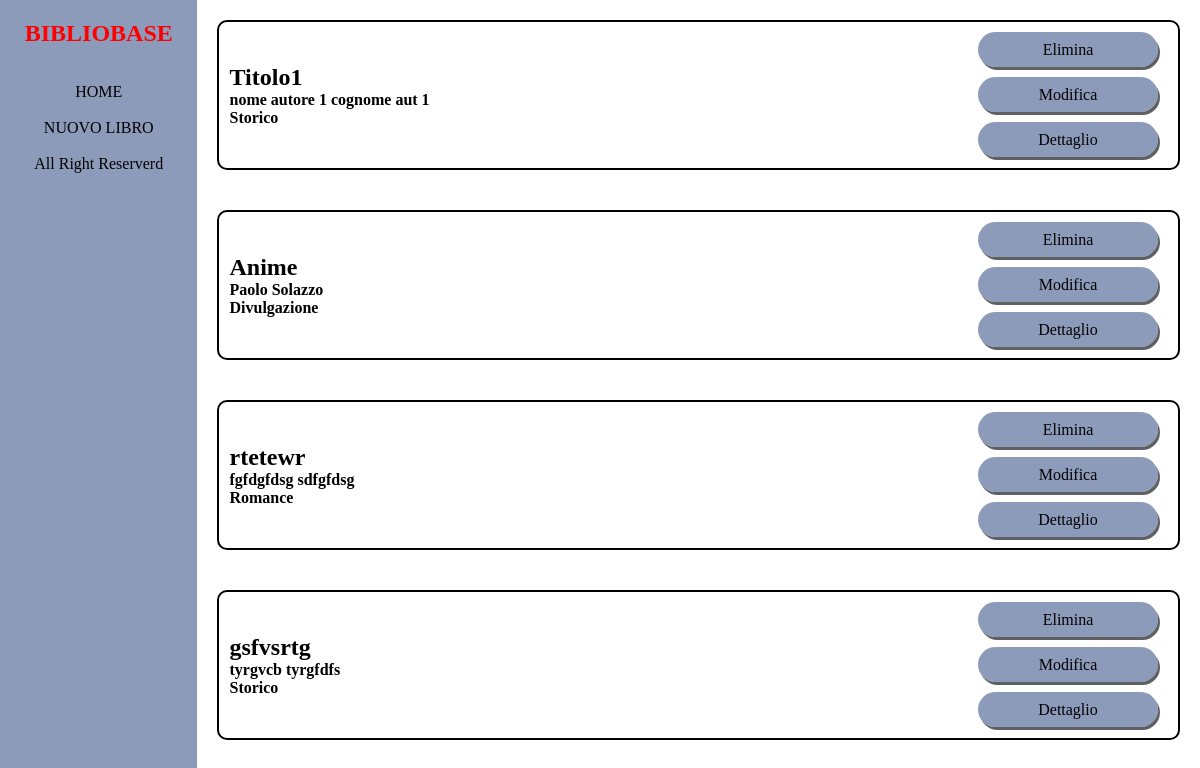
Before: /index/ with the older database file.
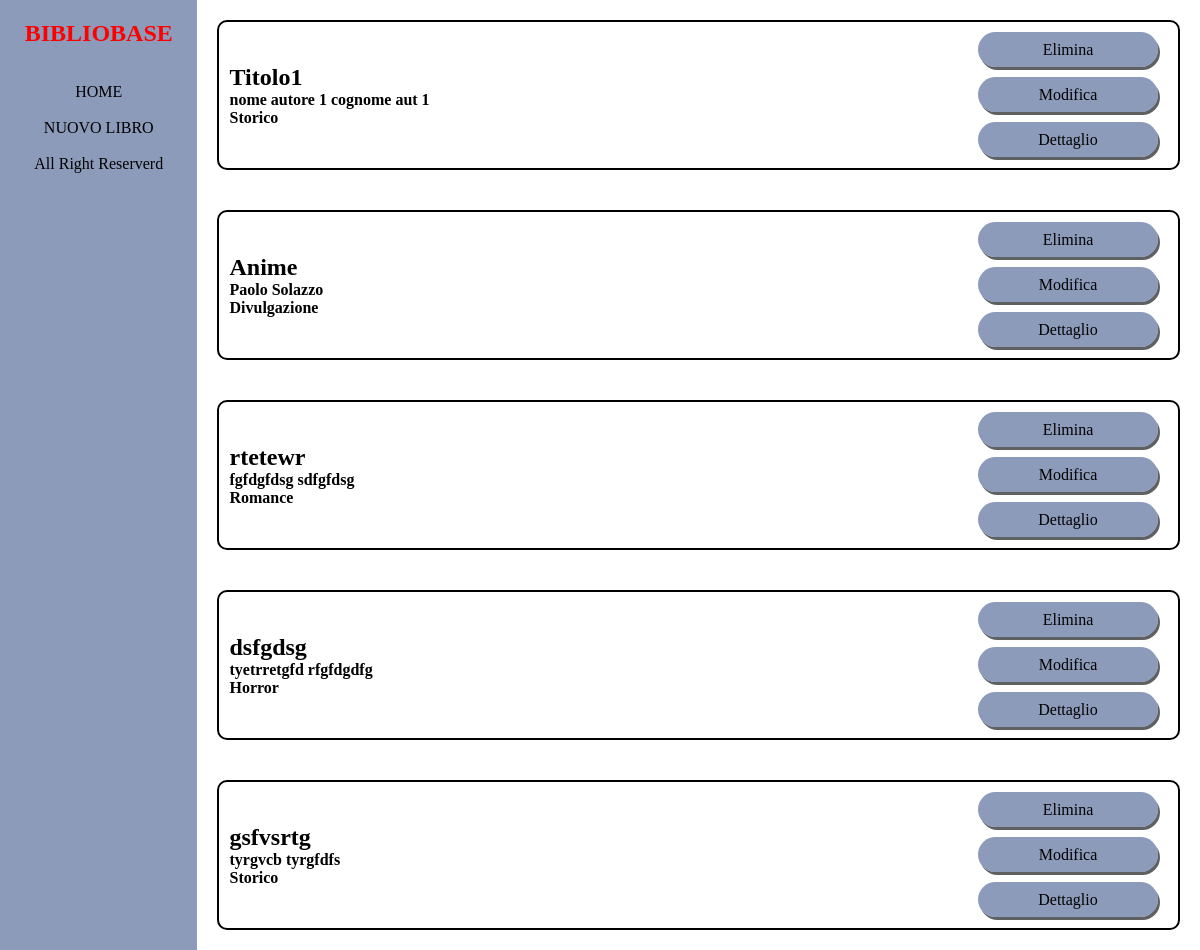
After: the same page with the newer database file.
### libri/models.py (models this page shows)
class NonSeriale(models.Model):
    CodLibro = models.CharField(max_length=4, primary_key=True)
    IDCollana = models.ForeignKey(Collane,on_delete=models.RESTRICT, blank=True, null=True)
    IDCasaEd = models.ForeignKey(CasaEditrice,on_delete=models.RESTRICT)
    IDAutoreCuratore = models.ForeignKey(TradAutCur,on_delete=models.RESTRICT)
    IDPostPrefazione = models.ForeignKey(PostfazionePre,on_delete=models.RESTRICT, blank=True, null=True)
    Straniero = models.BooleanField(default=False)
    TitoloOrig = models.CharField(max_length=256, blank=True, null=True)
    Titolo = models.CharField(max_length=256)
    Sottotitolo = models.CharField(max_length=256, blank=True, null=True)
    AnnoEd = models.IntegerField()
    Illustrazioni = models.BooleanField(default=False)
    ISBN = models.CharField(max_length=13)
    Genere = models.CharField(max_length=256)
    NumPub = models.IntegerField(blank=True, null=True)
    CopertinaRigida = models.BooleanField(default=False)
    Ristampa = models.BooleanField(default=False)
    nRistampa = models.IntegerField(blank=True, null=True)
    Edizione = models.IntegerField()
    NumPagine = models.IntegerField()
    Curatore = models.BooleanField(default=False)
    Traduttore = models.ForeignKey(TradAutCur,related_name='traduttoreN',on_delete = models.RESTRICT, blank=True, null=True)
    Critico = models.ForeignKey(TradAutCur,related_name='criticoN',on_delete = models.RESTRICT, blank=True, null=True)

class Seriale(models.Model):
    CodLibro = models.CharField(max_length=4, primary_key=True)
    IDCollana = models.ForeignKey(Collane,on_delete=models.RESTRICT, blank=True, null=True)
    IDCasaEd = models.ForeignKey(CasaEditrice,on_delete=models.RESTRICT)
    IDAutoreCuratore = models.ForeignKey(TradAutCur,on_delete=models.RESTRICT)
    IDPostPrefazione = models.ForeignKey(PostfazionePre,on_delete=models.RESTRICT, blank=True, null=True)
    Straniero = models.BooleanField(default=False)
    TitoloOrig = models.CharField(max_length=256, blank=True, null=True)
    Titolo = models.CharField(max_length=256)
    Sottotitolo = models.CharField(max_length=256, blank=True, null=True)
    AnnoEd = models.IntegerField()
    Illustrazioni = models.BooleanField(default=False)
    ISSN = models.CharField(max_length=8)
    Genere = models.CharField(max_length=256)
    NumPub = models.IntegerField(blank=True, null=True)
    CopertinaRigida = models.BooleanField(default=False)
    Ristampa = models.BooleanField(default=False)
    nRistampa = models.IntegerField(blank=True, null=True)
    Edizione = models.IntegerField()
    NumPagine = models.IntegerField()
    Curatore = models.BooleanField(default=False)
    Traduttore = models.ForeignKey(TradAutCur,related_name='traduttoreS',on_delete = models.RESTRICT, blank=True, null=True)
    Critico = models.ForeignKey(TradAutCur,related_name='criticoS',on_delete = models.RESTRICT, blank=True, null=True)

### libri/views.py (the view)
# urls.py: path('index/',views.HomePageView, name = 'base'),
def HomePageView(request):
    if request.method == 'GET':
        context=[]
        for record in NonSeriale.objects.raw("SELECT N.CodLibro,N.Titolo,T.NomeTr,T.CognomeTr,N.Genere FROM libri_NonSeriale N, libri_TradAutCur T WHERE N.IDAutoreCuratore_id=T.CodAutore"):
            elemento = objlist()
            elemento.inserimentoHome(record.Titolo,record.NomeTr+" "+record.CognomeTr,record.Genere,record.CodLibro)
            context.append(elemento)
        for record in Seriale.objects.raw("SELECT S.CodLibro,S.Titolo,T.NomeTr,T.CognomeTr,S.Genere FROM libri_Seriale S, libri_TradAutCur T WHERE S.IDAutoreCuratore_id=T.CodAutore"):
            elemento = objlist()
            elemento.inserimentoHome(record.Titolo,record.NomeTr+" "+record.CognomeTr,record.Genere,record.CodLibro)
            context.append(elemento)
        return render(request, 'base.html',{'context_list':context})
    else:
        print("Errore")

### libri/views.py (called while the page is built)
    def inserimentoHome(self,Titolo, Autore, Genere,Cod):
        self.Titolo = Titolo
        self.Autore = Autore
        self.Genere = Genere
        self.CodLibro = Cod

### templates/base.html (shortened to what this page needs)
{% load static %}
<!DOCTYPE html>
<html>
<head>
    <link rel="stylesheet" href="{% static './css/base_style.css' %}">
    <link rel="stylesheet" href="{% static './css/newBook-style.css' %}">
</head>
<body>
    <nav>
        <h2 style="color:red;">BIBLIOBASE</h2>
        <div class="links">
            <br><br>
            <a href="{% url 'base' %}">HOME</a>
            <br><br>
            <a href="{% url 'nuovo_libro' %}">NUOVO LIBRO</a>
            <br><br>
        </div>
        <div class="cp">All Right Reserverd</div>
    </nav>
    <div class="HolyGrail-body">
        <div class="layout">
            {% block content %} {% for record in context_list %}
            <div class="box">
                <div class="info">
                    <h2>{{record.Titolo}}</h2>
                    <h4>{{record.Autore}}</h4>
                    <h4>{{record.Genere}}</h4>
                </div>
                <div class="child">
                    <a href="{% url 'cancella' record.CodLibro %}">Elimina</a>
                    <a href="{% url 'modifica_libro' record.CodLibro %}">Modifica</a>
                    <a href="{% url 'detail' record.CodLibro %}">Dettaglio</a>
                </div>
            </div>
            {% endfor %} {% endblock content %}
        </div>
    </div>
</body>
</html>

### static/css/base_style.css (style rules this page uses)
body { margin: 0; font-family: Leelawadee; display: flex; min-height: 100vh; }
a { text-decoration: none; color: black; }
.HolyGrail-body { display: flex; flex-grow: 1; flex-direction: column; }
nav { flex-basis: 17vw; padding: 20px; background-color: rgba(91, 110, 155, 0.692); text-align: center; display: flex; flex-direction: column; }
.box { border: 2px solid black; border-radius: 10px; display: grid; grid-template-columns: 4fr 1fr; margin: 20px; }
.layout { display: grid; }
.child { width: 200px; height: 135px; display: grid; margin-bottom: 11px; }
.child a { display: flex; background: rgba(91, 110, 155, 0.692); box-shadow: 2px 3px rgba(43, 44, 46, 0.753); border-radius: 20px; margin-top: 10px; margin-right: 20px; align-items: center; justify-content: center; transition: all .3s ease 0s; }
* { padding: 0; margin: 0; box-sizing: border-box; }
.info { display: flex; flex-direction: column; align-self: center; padding: 10px; }

Changed rows visible on the page:
added NonSeriale: Titolo "dsfgdsg", Genere "Horror"
Other visible differences:
new list line: "tyetrretgfd rfgfdgdfg Elimina Modifica Dettaglio"
